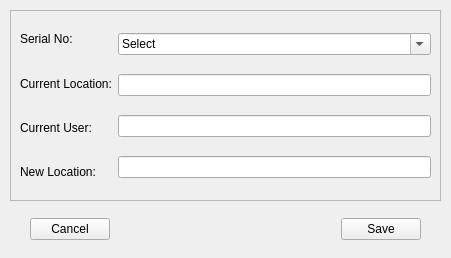
<?xml version="1.0" encoding="UTF-8"?>
<ui version="4.0">
 <class>Form</class>
 <widget class="QWidget" name="Form">
  <property name="geometry">
   <rect>
    <x>0</x>
    <y>0</y>
    <width>451</width>
    <height>258</height>
   </rect>
  </property>
  <property name="windowTitle">
   <string>Form</string>
  </property>
  <property name="styleSheet">
   <string notr="true"/>
  </property>
  <widget class="QFrame" name="frame">
   <property name="geometry">
    <rect>
     <x>10</x>
     <y>10</y>
     <width>431</width>
     <height>191</height>
    </rect>
   </property>
   <property name="frameShape">
    <enum>QFrame::StyledPanel</enum>
   </property>
   <property name="frameShadow">
    <enum>QFrame::Raised</enum>
   </property>
   <widget class="QWidget" name="layoutWidget">
    <property name="geometry">
     <rect>
      <x>10</x>
      <y>10</y>
      <width>411</width>
      <height>171</height>
     </rect>
    </property>
    <layout class="QHBoxLayout" name="horizontalLayout">
     <item>
      <layout class="QVBoxLayout" name="verticalLayout">
       <item>
        <widget class="QLabel" name="label">
         <property name="text">
          <string>Serial No:</string>
         </property>
        </widget>
       </item>
       <item>
        <widget class="QLabel" name="label_2">
         <property name="text">
          <string>Current Location:</string>
         </property>
        </widget>
       </item>
       <item>
        <widget class="QLabel" name="label_3">
         <property name="text">
          <string>Current User:</string>
         </property>
        </widget>
       </item>
       <item>
        <widget class="QLabel" name="label_4">
         <property name="text">
          <string>New Location:</string>
         </property>
        </widget>
       </item>
      </layout>
     </item>
     <item>
      <layout class="QVBoxLayout" name="verticalLayout_2">
       <item>
        <widget class="QComboBox" name="serialNoBox">
         <property name="editable">
          <bool>true</bool>
         </property>
         <item>
          <property name="text">
           <string>Select</string>
          </property>
         </item>
        </widget>
       </item>
       <item>
        <widget class="QLineEdit" name="currentLocationBox">
         <property name="maxLength">
          <number>30</number>
         </property>
         <property name="readOnly">
          <bool>true</bool>
         </property>
         <property name="clearButtonEnabled">
          <bool>false</bool>
         </property>
        </widget>
       </item>
       <item>
        <widget class="QLineEdit" name="currentUserBox">
         <property name="maxLength">
          <number>30</number>
         </property>
         <property name="readOnly">
          <bool>true</bool>
         </property>
        </widget>
       </item>
       <item>
        <widget class="QLineEdit" name="newLocationBox">
         <property name="maxLength">
          <number>30</number>
         </property>
         <property name="readOnly">
          <bool>false</bool>
         </property>
         <property name="clearButtonEnabled">
          <bool>true</bool>
         </property>
        </widget>
       </item>
      </layout>
     </item>
    </layout>
   </widget>
  </widget>
  <widget class="QWidget" name="layoutWidget">
   <property name="geometry">
    <rect>
     <x>30</x>
     <y>210</y>
     <width>391</width>
     <height>38</height>
    </rect>
   </property>
   <layout class="QHBoxLayout" name="horizontalLayout_2">
    <item>
     <widget class="QPushButton" name="cancelButton">
      <property name="text">
       <string>Cancel</string>
      </property>
     </widget>
    </item>
    <item>
     <spacer name="horizontalSpacer_2">
      <property name="orientation">
       <enum>Qt::Horizontal</enum>
      </property>
      <property name="sizeHint" stdset="0">
       <size>
        <width>28</width>
        <height>33</height>
       </size>
      </property>
     </spacer>
    </item>
    <item>
     <widget class="QPushButton" name="saveButton">
      <property name="text">
       <string>Save</string>
      </property>
     </widget>
    </item>
   </layout>
  </widget>
 </widget>
 <resources/>
 <connections/>
</ui>
